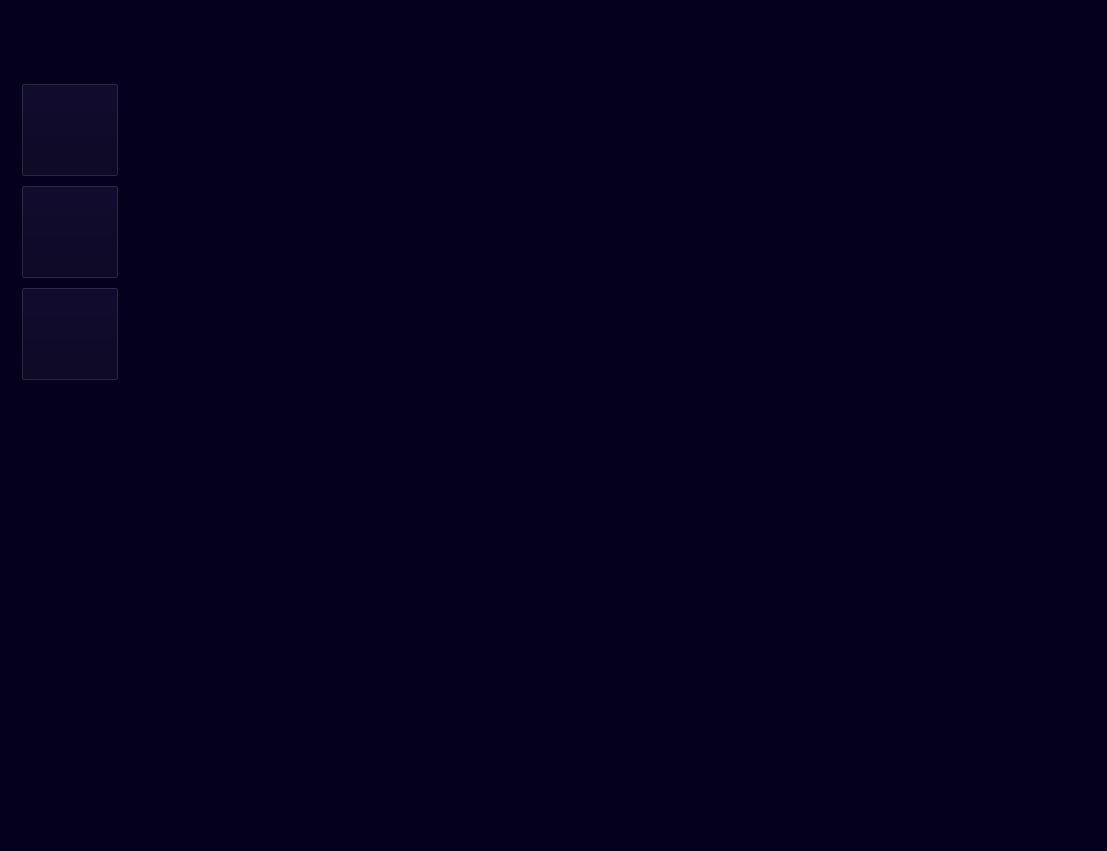
<?xml version="1.0" encoding="UTF-8"?>
<ui version="4.0">
 <class>MainWindow</class>
 <widget class="QMainWindow" name="MainWindow">
  <property name="geometry">
   <rect>
    <x>0</x>
    <y>0</y>
    <width>1107</width>
    <height>851</height>
   </rect>
  </property>
  <property name="windowTitle">
   <string>MainWindow</string>
  </property>
  <property name="styleSheet">
   <string notr="true">background-color: rgb(5, 0, 30);</string>
  </property>
  <widget class="QWidget" name="centralwidget">
   <widget class="QLabel" name="gif">
    <property name="geometry">
     <rect>
      <x>140</x>
      <y>-110</y>
      <width>871</width>
      <height>631</height>
     </rect>
    </property>
    <property name="text">
     <string/>
    </property>
    <property name="pixmap">
     <pixmap resource="assets.qrc">:/maal masala/__02-____ (1).gif</pixmap>
    </property>
    <property name="scaledContents">
     <bool>true</bool>
    </property>
   </widget>
   <widget class="QPushButton" name="google">
    <property name="geometry">
     <rect>
      <x>21</x>
      <y>287</y>
      <width>98</width>
      <height>94</height>
     </rect>
    </property>
    <property name="mouseTracking">
     <bool>false</bool>
    </property>
    <property name="text">
     <string/>
    </property>
    <property name="icon">
     <iconset resource="assets.qrc">
      <normaloff>:/maal masala/Google__G__Logo.svg.png</normaloff>:/maal masala/Google__G__Logo.svg.png</iconset>
    </property>
    <property name="iconSize">
     <size>
      <width>50</width>
      <height>50</height>
     </size>
    </property>
   </widget>
   <widget class="QLabel" name="label_4">
    <property name="geometry">
     <rect>
      <x>900</x>
      <y>30</y>
      <width>171</width>
      <height>51</height>
     </rect>
    </property>
    <property name="text">
     <string/>
    </property>
    <property name="pixmap">
     <pixmap resource="assets.qrc">:/maal masala/float-removebg-preview.png</pixmap>
    </property>
    <property name="scaledContents">
     <bool>true</bool>
    </property>
   </widget>
   <widget class="QTextEdit" name="textEdit">
    <property name="geometry">
     <rect>
      <x>170</x>
      <y>380</y>
      <width>831</width>
      <height>371</height>
     </rect>
    </property>
    <property name="styleSheet">
     <string notr="true">font: 63 12pt &quot;Montserrat SemiBold&quot;;
color: white;</string>
    </property>
   </widget>
   <widget class="QPushButton" name="whatsapp">
    <property name="enabled">
     <bool>true</bool>
    </property>
    <property name="geometry">
     <rect>
      <x>21</x>
      <y>185</y>
      <width>98</width>
      <height>94</height>
     </rect>
    </property>
    <property name="mouseTracking">
     <bool>false</bool>
    </property>
    <property name="text">
     <string/>
    </property>
    <property name="icon">
     <iconset resource="assets.qrc">
      <normaloff>:/maal masala/sm_5b321c99945a2-removebg-preview.png</normaloff>:/maal masala/sm_5b321c99945a2-removebg-preview.png</iconset>
    </property>
    <property name="iconSize">
     <size>
      <width>85</width>
      <height>85</height>
     </size>
    </property>
   </widget>
   <widget class="QPushButton" name="youtube">
    <property name="geometry">
     <rect>
      <x>21</x>
      <y>83</y>
      <width>98</width>
      <height>94</height>
     </rect>
    </property>
    <property name="mouseTracking">
     <bool>false</bool>
    </property>
    <property name="text">
     <string/>
    </property>
    <property name="icon">
     <iconset resource="assets.qrc">
      <normaloff>:/maal masala/red-flag-icon-youtube-logo-icon-design-youtube-play-buttons-arrow-rectangle-symbol-png-clipart-removebg-preview.png</normaloff>:/maal masala/red-flag-icon-youtube-logo-icon-design-youtube-play-buttons-arrow-rectangle-symbol-png-clipart-removebg-preview.png</iconset>
    </property>
    <property name="iconSize">
     <size>
      <width>75</width>
      <height>85</height>
     </size>
    </property>
   </widget>
  </widget>
 </widget>
 <resources>
  <include location="assets.qrc"/>
 </resources>
 <connections/>
</ui>
